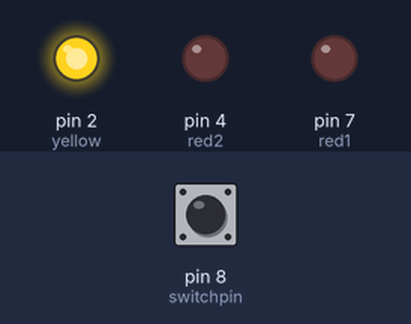
The sketch below on a simulated Arduino Uno, built with avr-gcc and run on an emulated ATmega328P. On the bench: output pins drawn as LEDs (lit = HIGH). Dashed ring = blinking. Inputs (shaded band) come from the test bench; at power-on: pin 8 (switchpin) HIGH.

Above: at 1.2 s.
1.3 s: pin 8 (switchpin) pulled LOW for 0.15 s
At 1.4 s:
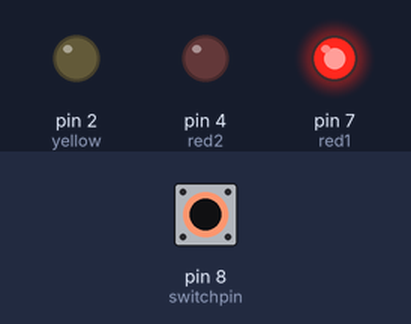
3.2 s: pin 8 (switchpin) pulled LOW for 1 s
At 3.65 s:
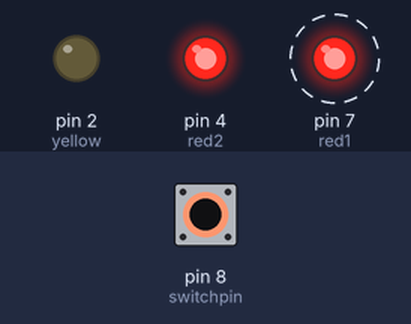
6.2 s: pin 8 (switchpin) pulled LOW for 3.2 s
At 6.45 s:
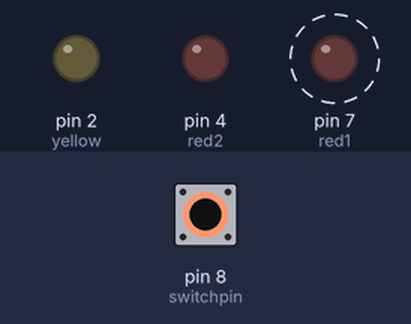
Timing chart, 0 to 10.9 s (numbered marks = the images above; inputs shaded):
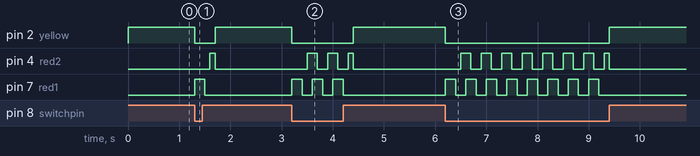

The sketch:

_3_led_with_button_ino.ino
```cpp
const int yellow = 2;
const int red1 = 7;
const int red2 = 4;
int switchpin = 8;
void setup()
{
	pinMode(yellow, OUTPUT);
	pinMode(red1,OUTPUT);
	pinMode(red2, OUTPUT);
	pinMode(switchpin,INPUT);
}
void loop()
{
        int state;
        state = digitalRead(switchpin);
	if( state == LOW )
        {
                digitalWrite(yellow,LOW);
		digitalWrite(red1,HIGH);
		delay(100);
		digitalWrite(red2,LOW);
		delay(100);
                digitalWrite(red1,LOW);
		delay(100);
		digitalWrite(red2,HIGH);
		delay(100);
	}
	else
	{
                digitalWrite(red1,LOW);
                digitalWrite(red2,LOW);
		digitalWrite(yellow,HIGH);
	}
}
```

Measured:
- after the input at 1.3 s, pin 2 (yellow): HIGH → LOW at once, → HIGH 0.40 s later; pin 4 (red2): LOW → HIGH after 0.30 s, → LOW 0.10 s later; pin 7 (red1): LOW → HIGH at once, → LOW 0.20 s later
- after the input at 3.2 s, pin 2 (yellow): HIGH → LOW at once, → HIGH 1.2 s later; pin 4 (red2): goes HIGH 0.20 s, LOW 0.20 s, HIGH 0.20 s, LOW 0.20 s, HIGH 0.10 s, then LOW, starting after 0.30 s; pin 7 (red1): alternates HIGH for 0.20 s and LOW for 0.20 s, 6 changes in all, then stays LOW, starting at once
- after the input at 6.2 s, pin 2 (yellow): HIGH → LOW at once, → HIGH 3.2 s later; pin 4 (red2): goes 7 × (HIGH 0.20 s, LOW 0.20 s), HIGH 0.10 s, then LOW, starting after 0.30 s; pin 7 (red1): alternates HIGH for 0.20 s and LOW for 0.20 s, 16 changes in all, then stays LOW, starting at once
